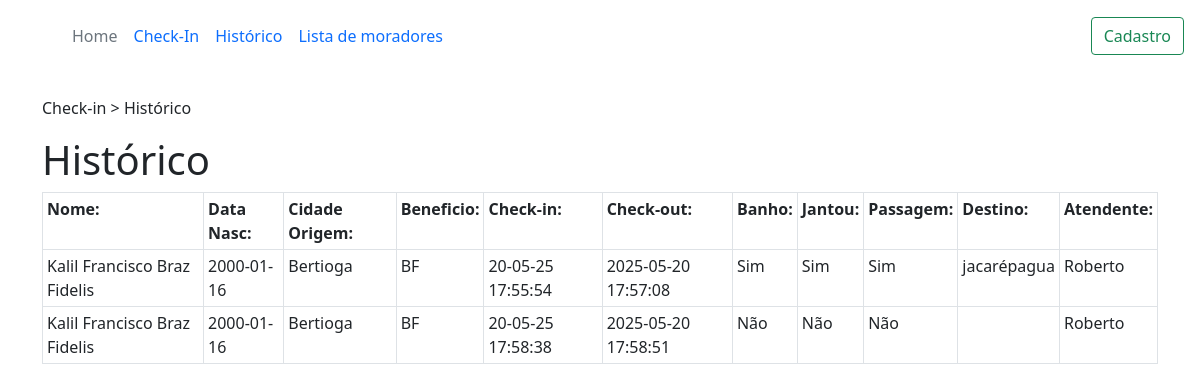
Page /checarlista.php on the earlier database version.
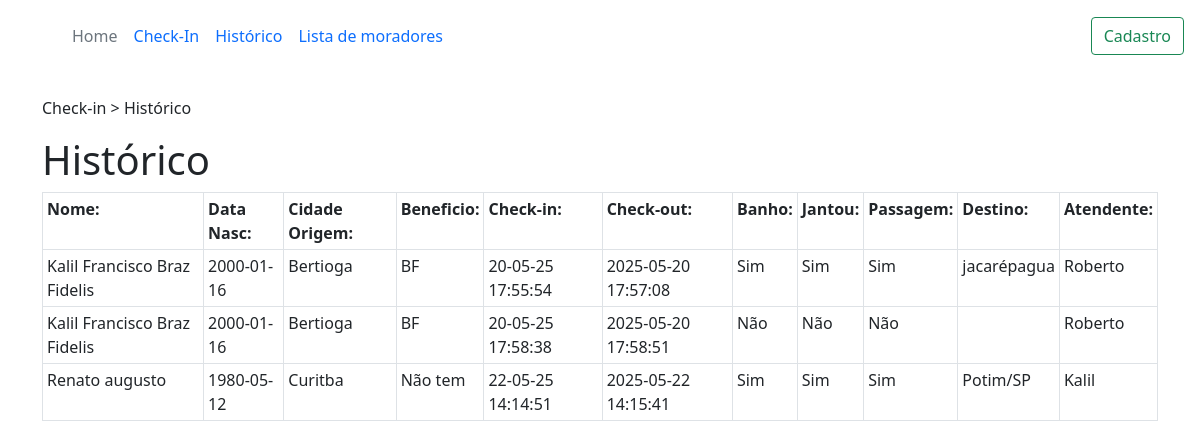
Same page on the later database version.
### tables this page shows
CREATE TABLE hospedagens(
    id INTEGER PRIMARY KEY AUTOINCREMENT,
    morador_id INTEGER,
    data_checkin TEXT,
    data_checkout TEXT,
    jantou TEXT,
    banho TEXT,
    passagem TEXT,
    destino TEXT,
    atendente TEXT,
    FOREIGN KEY (morador_id) REFERENCES moradores(id)
    );

CREATE TABLE moradores(
    id INTEGER PRIMARY KEY AUTOINCREMENT,
    nome TEXT NOT NULL,
    data_nasc TEXT NOT NULL,
    rg TEXT NOT NULL,
    cpf TEXT NOT NULL,
    cidade_origem TEXT NOT NULL,
    beneficio TEXT NOT NULL
    );

### checarlista.php (the view, shortened to what this page needs)
<?php
require 'Formularios/processo.php';
$sql = "SELECT h.id AS hospedagens, h.banho, h.jantou, h.passagem, h.destino, h.atendente,
m.id AS morador_id, m.nome, m.data_nasc, m.rg, m.cpf, m.cidade_origem, m.beneficio, h.data_checkin, h.data_checkout
FROM moradores m
JOIN hospedagens h on m.id = h.morador_id
WHERE h.data_checkout IS NOT NULL";
$stmt = $db->prepare($sql);
$stmt->execute();
$moradores = $stmt->fetchAll(PDO::FETCH_ASSOC);
?>
<!DOCTYPE html>
<html lang="pt-br">
    <head>
        <link href="https://cdn.jsdelivr.net/npm/bootstrap@5.0.2/dist/css/bootstrap.min.css" rel="stylesheet">
    </head>
    <body>
    <header class="p-3 mb-4 border-down bg-white text-white">
        <div class="d-flex flex-wrap align-items-center justify-content-center justify-content-lg-start">
        <a href="/" class="d-flex align-items-center mb-2 mb-lg-0 text-white text-decoration-none">
          <svg class="bi me-2" width="40" height="32" role="img" aria-label="Bootstrap"><use xlink:href="#bootstrap"></use></svg>
        </a>
        <ul class="nav col-12 col-lg-auto me-lg-auto mb-2 justify-content-center mb-md-0">
          <li><a href="index.html" class="nav-link px-2 text-secondary">Home</a></li>
          <li><a href="lista.php" class="nav-link px-2">Check-In</a></li>
          <li><a href="checarlista.php" class="nav-link px-2">Histórico</a></li>
          <li><a href="fazcheckin.php" class="nav-link px-2">Lista de moradores</a></li>
        </ul>
        <div class="text-end">
          <a href="cadmorador.html" class="btn btn-outline-success">Cadastro</a>
        </div>
      </div>
    </header>
        <div class="container">
        <P>
            Check-in > Histórico
        </P>
        <h1>Histórico</h1>
        <?php if (count($moradores) > 0): ?>
        <table class="table table-bordered table-sm table-responsive">
            <tr>
                <th>Nome:</th>
                <th>Data Nasc:</th>
                <th>Cidade Origem:</th>
                <th>Beneficio:</th>
                <th>Check-in:</th>
                <th>Check-out:</th>
                <th>Banho:</th>
                <th>Jantou:</th>
                <th>Passagem:</th>
                <th>Destino:</th>
                <th>Atendente:</th>
            </tr>
            <?php foreach ($moradores as $m): ?>
                <tr>
                <td><?php echo ($m['nome'])?></td>
                <td><?php echo ($m['data_nasc'])?></td>
                <td><?php echo ($m['cidade_origem'])?></td>
                <td><?php echo ($m['beneficio'])?></td>
                <td><?php echo ($m['data_checkin'])?></td>
                <td><?php echo ($m['data_checkout'])?></td>
                <td><?php echo ($m['banho'])?></td>
                <td><?php echo ($m['jantou'])?></td>
                <td><?php echo ($m['passagem'])?></td>
                <td><?php echo ($m['destino'])?></td>
                <td><?php echo ($m['atendente'])?></td>
                </tr>
            <?php endforeach; ?>
        </table>
        </div>
        <?php endif; ?>
    </body>
    </html>

Differences in the rows shown:
added hospedagens: morador.nome "Renato augusto", morador.data_nasc "1980-05-12", morador.cidade_origem "Curitba", morador.beneficio "Não tem", data_checkin "22-05-25 14:14:51", data_checkout "2025-05-22 14:15:41", banho "Sim", jantou "Sim", passagem "Sim", destino "Potim/SP", atendente "Kalil"
